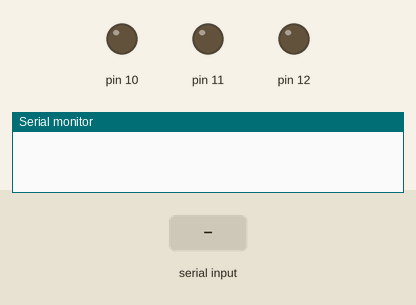
The sketch below on a simulated Arduino Uno, built with avr-gcc and run on an emulated ATmega328P. On the bench: output pins drawn as LEDs (lit = HIGH), the last lines printed to the serial monitor. Inputs (shaded band) come from the test bench.

Above: at 1.2 s.
1.3 s: "b" received over Serial
At 2.5 s:
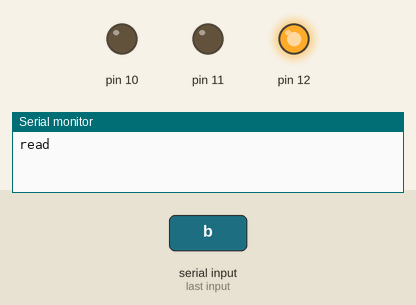
2.8 s: "y" received over Serial
At 4.0 s:
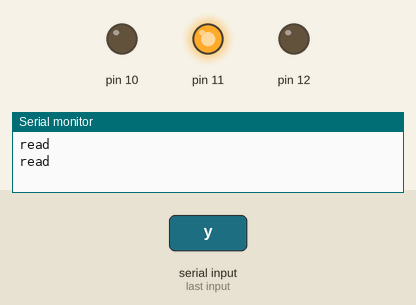
4.8 s: "r" received over Serial
At 6.5 s:
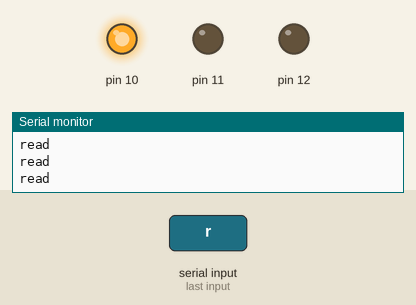
6.8 s: "a" received over Serial
At 8.3 s:
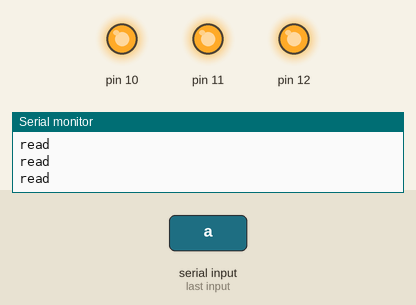
Timing chart, 0 to 9.8 s (numbered marks = the images above; inputs shaded):
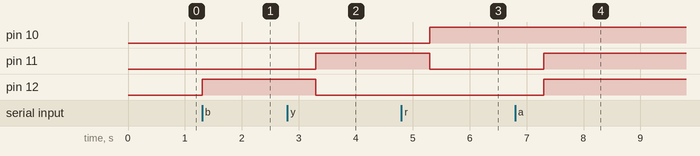

The sketch:

arduino.ino
```cpp
int incomingByte = 0; // for incoming serial data

void setup() {
  // Green
  pinMode(12, OUTPUT);

  // Yellow
  pinMode(11, OUTPUT);

  // Red
  pinMode(10, OUTPUT);

  Serial.begin(9600); // opens serial port, sets data rate to 9600 bps
}

void loop() {
  if (Serial.available() > 0) {
    incomingByte = Serial.read();
    Serial.println("read");
  }
  if (incomingByte == 'b') {
    green();
  }
  else if (incomingByte == 'y') {
    yellow();
  }
  else if (incomingByte == 'r') {
    red();
  }
  else if (incomingByte == 'a') {
    all();
  }
}

void green() {
  digitalWrite(12, HIGH);
  digitalWrite(11, LOW);
  digitalWrite(10, LOW);
  delay(1000);
}

void yellow() {
  digitalWrite(12, LOW);
  digitalWrite(11, HIGH);
  digitalWrite(10, LOW);
  delay(1000);
}

void red() {
  digitalWrite(12, LOW);
  digitalWrite(11, LOW);
  digitalWrite(10, HIGH);
  delay(1000);
}

void all() {
  digitalWrite(12, HIGH);
  digitalWrite(11, HIGH);
  digitalWrite(10, HIGH);
  delay(1000);
}
```

Measured:
- after the input at 1.3 s, pin 12: LOW → HIGH at once
- after the input at 2.8 s, pin 11: LOW → HIGH after 0.50 s; pin 12: HIGH → LOW after 0.50 s
- after the input at 4.8 s, pin 10: LOW → HIGH after 0.50 s; pin 11: HIGH → LOW after 0.50 s
- after the input at 6.8 s, pin 11, pin 12: LOW → HIGH after 0.50 s
